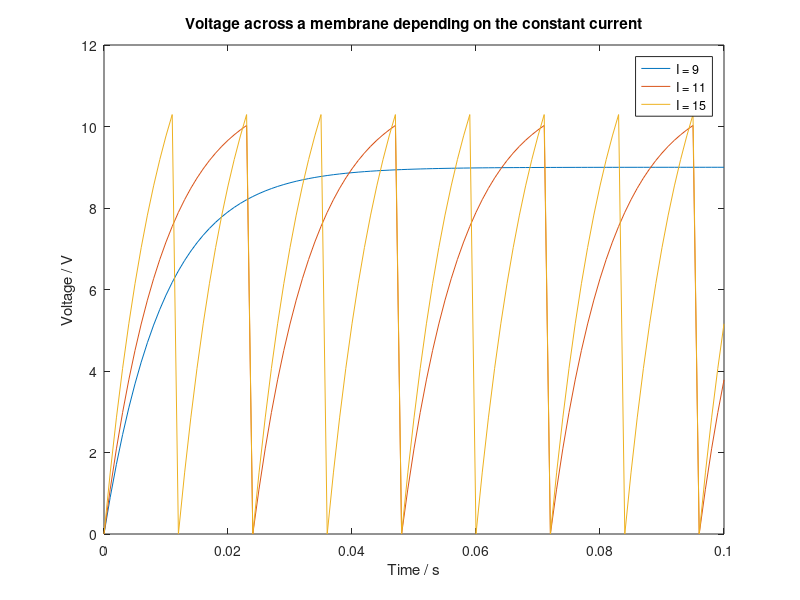

Write the MATLAB code that produced this figure.
%Integrate and Fire Model
clear all

% Variables
tau_v = 0.01;
R = 1;
tau_threshold = 10;

% Axis
step = 0.001;
time_axis = 0:step:0.1;

% Parameters
I = [9 11 15];

% Function
function [v] = voltage(tau_v, R, I, tau_threshold, step)
    
    % Define placeholder for voltage 
    v = zeros(100,1);

    % Loop over 100ms
    for i = 1:100

        % Check that the voltage is below the threshold
        if v(i) >= tau_threshold
            v(i+1) = 0;
        
        % Otherwise, add to the voltage
        else
            v(i+1) = v(i) + step/tau_v * (-v(i) + R*I);
        end
    end 
end

v = voltage(tau_v, R, 9, tau_threshold, step);


% Plot all the functions
for i = 1:3
    y = voltage(tau_v, R, I(i), tau_threshold, step);
    plot(time_axis, y);
    hold on
end

% Plot details
legend("I = 9", "I = 11", "I = 15")
title("Voltage across a membrane depending on the constant current")
xlabel("Time / s")
ylabel("Voltage / V")
saveas(gcf,"Integrate and Fire Model - Eueler.png")

%%Comments
% The higher the current, the faster the neuron reaches the threshold
% The higher the current, the higher the firing rate
% At a current of 9 amps, the neuron never reaches the threshold.

